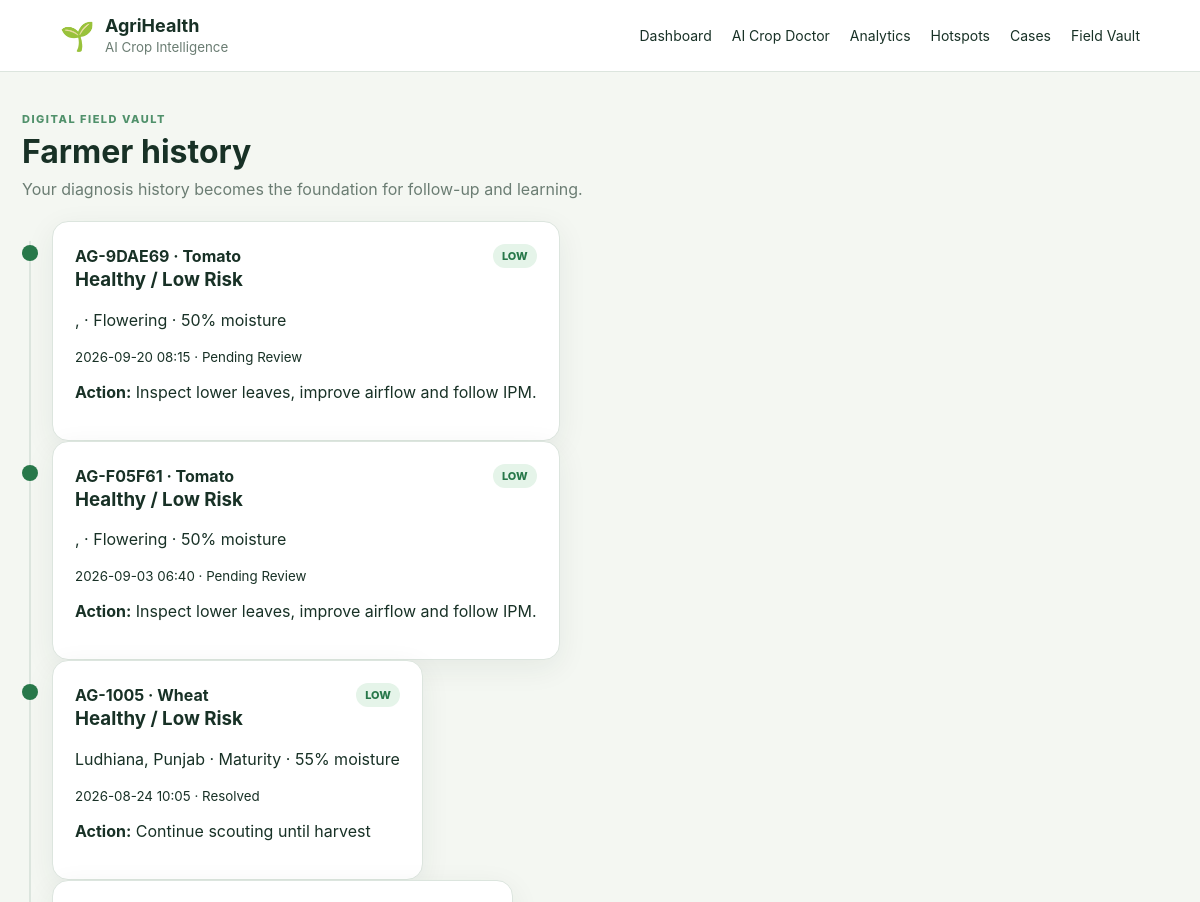
The page /field-vault (upper part) on the database as committed earlier.
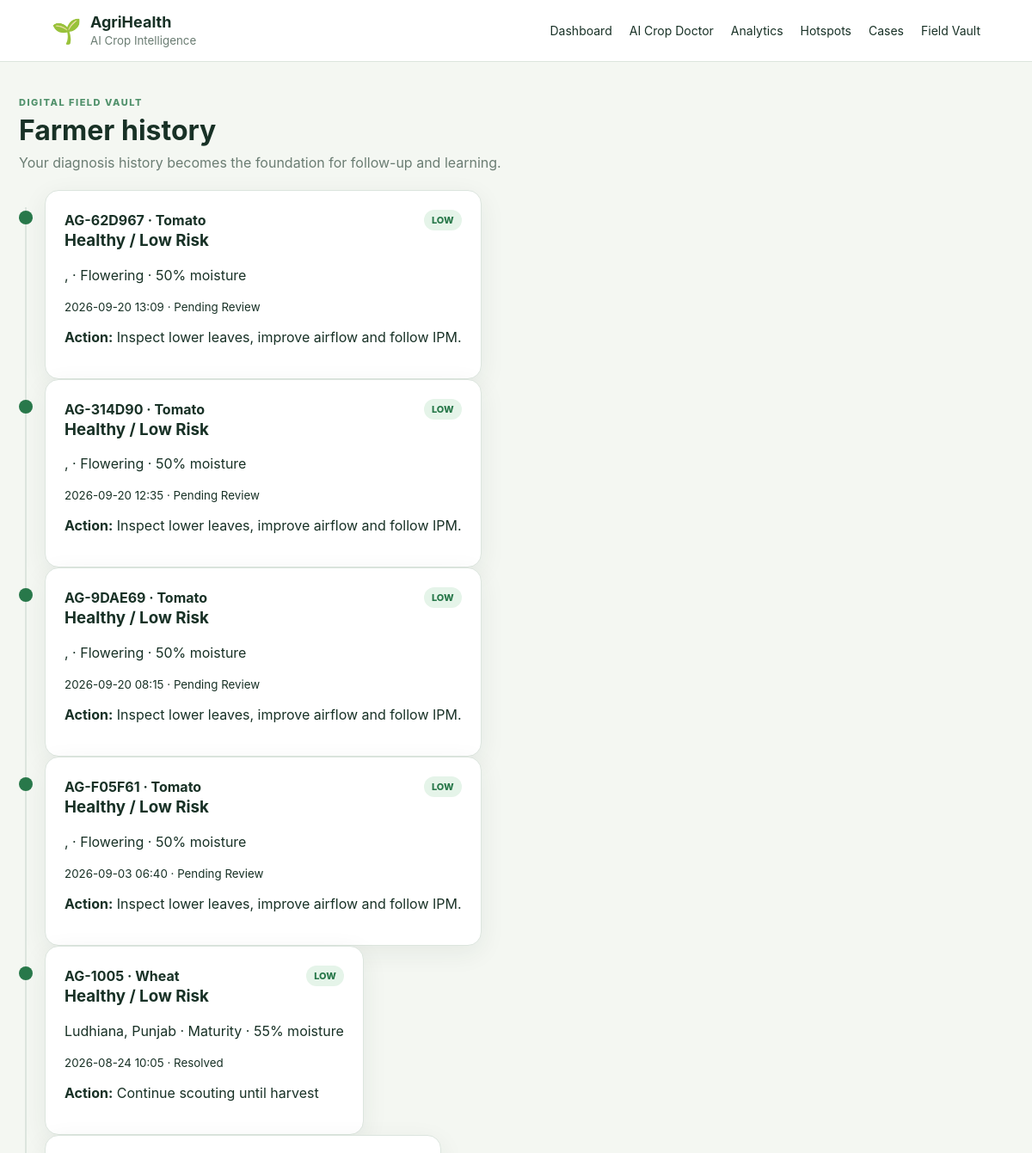
The same page on the database as committed later.
### tables this page shows
CREATE TABLE cases (
            id INTEGER PRIMARY KEY AUTOINCREMENT,
            case_id TEXT UNIQUE,
            farmer TEXT,
            crop TEXT,
            country TEXT,
            state TEXT,
            district TEXT,
            village TEXT,
            stage TEXT,
            moisture INTEGER,
            diagnosis TEXT,
            confidence INTEGER,
            risk TEXT,
            status TEXT,
            image TEXT,
            action TEXT,
            created_at TEXT
        );

### app.py (the view)
@app.route("/field-vault")
def field_vault():
    conn = get_db()
    rows = conn.execute("SELECT * FROM cases ORDER BY created_at DESC").fetchall()
    conn.close()
    return render_template("field_vault.html", cases=rows)

### app.py (called while the page is built)
def get_db():
    conn = sqlite3.connect(DB_PATH)
    conn.row_factory = sqlite3.Row
    return conn

### templates/field_vault.html (shortened to what this page needs)
{% extends "base.html" %}
{% block content %}
<div class="page-title"><span class="eyebrow">DIGITAL FIELD VAULT</span><h1>Farmer history</h1><p>Your diagnosis history becomes the foundation for follow-up and learning.</p></div>
<div class="timeline">
{% for c in cases %}
<div class="timeline-item"><div class="timeline-dot"></div><div class="card"><div class="result-top"><b>{{ c.case_id }} · {{ c.crop }}</b><span class="pill {{ c.risk|lower }}">{{ c.risk }}</span></div><h3>{{ c.diagnosis }}</h3><p>{{ c.district }}, {{ c.state }} · {{ c.stage }} · {{ c.moisture }}% moisture</p><small>{{ c.created_at }} · {{ c.status }}</small><p><b>Action:</b> {{ c.action }}</p></div></div>
{% endfor %}
</div>
{% endblock %}

Rows that differ between the two databases and show on the page:
added cases: case_id "AG-62D967", crop "Tomato", risk "LOW", diagnosis "Healthy / Low Risk", stage "Flowering", moisture "50", created_at "2026-09-20 13:09", status "Pending Review", action "Inspect lower leaves, improve airflow and follow IPM."
added cases: case_id "AG-314D90", crop "Tomato", risk "LOW", diagnosis "Healthy / Low Risk", stage "Flowering", moisture "50", created_at "2026-09-20 12:35", status "Pending Review", action "Inspect lower leaves, improve airflow and follow IPM."
